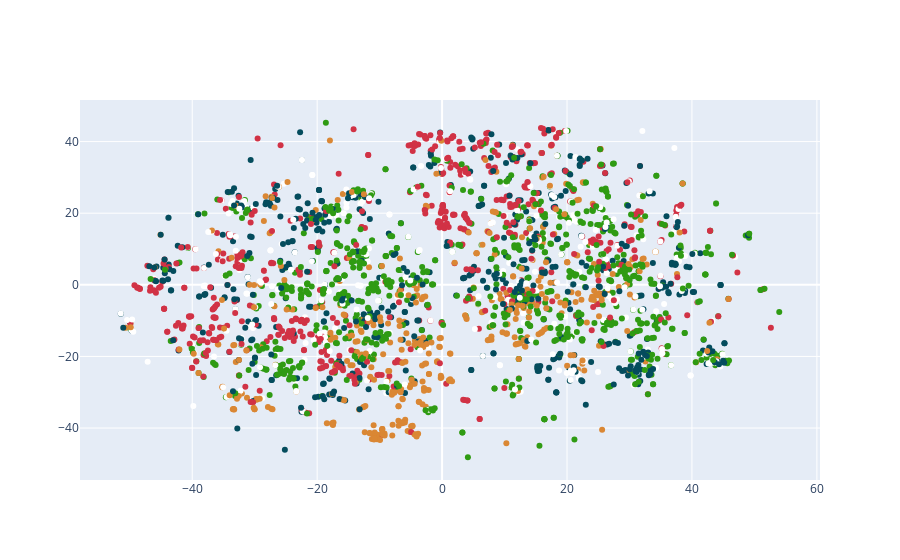

The cell this chart's notebook holds for it:
### Code cell
plot_tsne(pcaed_arr.reshape(x, y*z), perplexity=5, learning_rate=10)

### Figure 1 — Plotly figure (JSON) as saved in the notebook; plotly's stock layout.template omitted (floating-point values rounded to 4 significant figures; data arrays with more than 128 entries replaced by an {"elided": "..."} marker saying what was removed)
{"data": [{"marker": {"color": {"elided": "2859 str values"}}, "mode": "markers", "type": "scatter", "x": {"elided": "2859 float values"}, "y": {"elided": "2859 float values"}}], "layout": {}}
